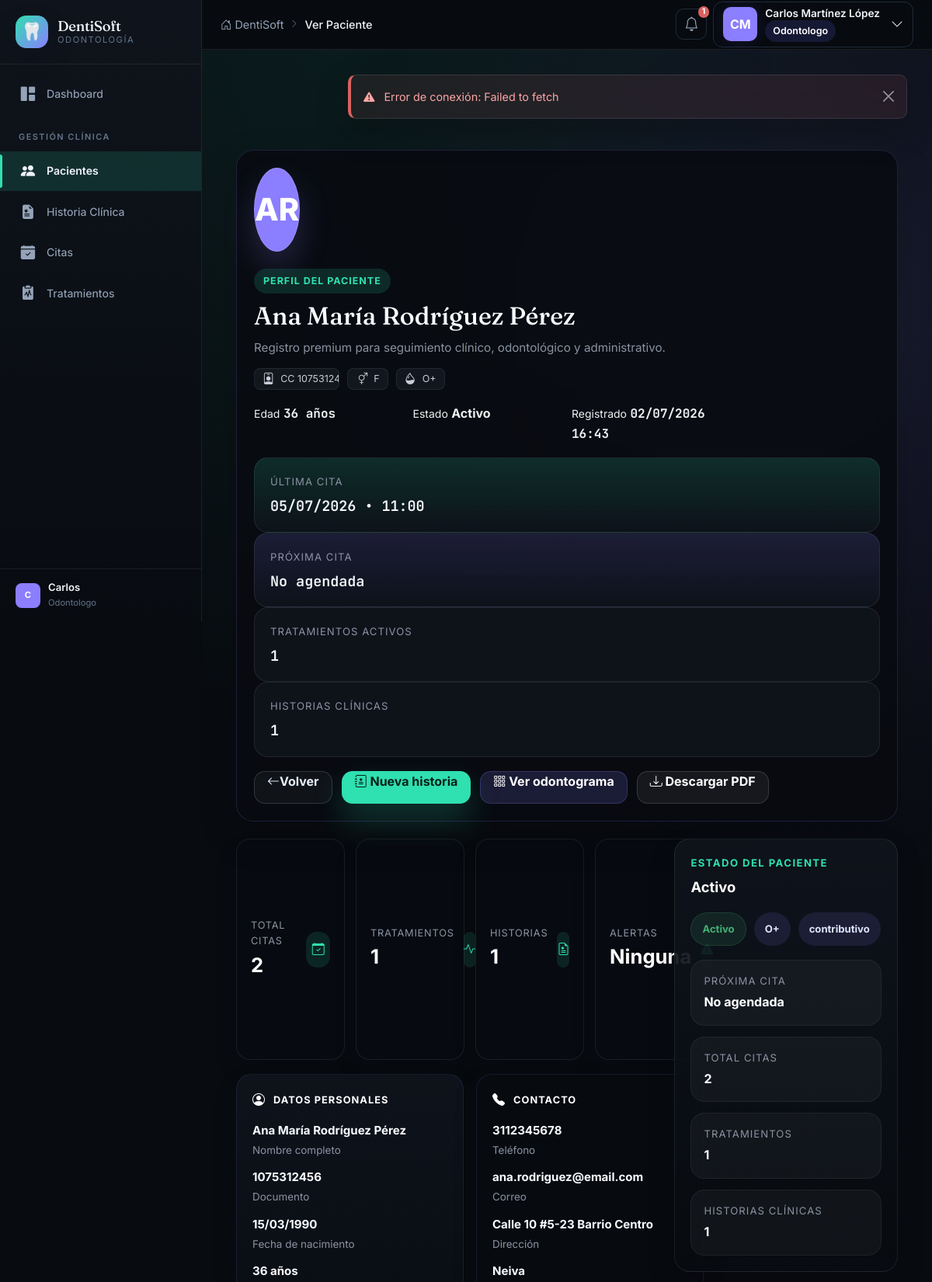
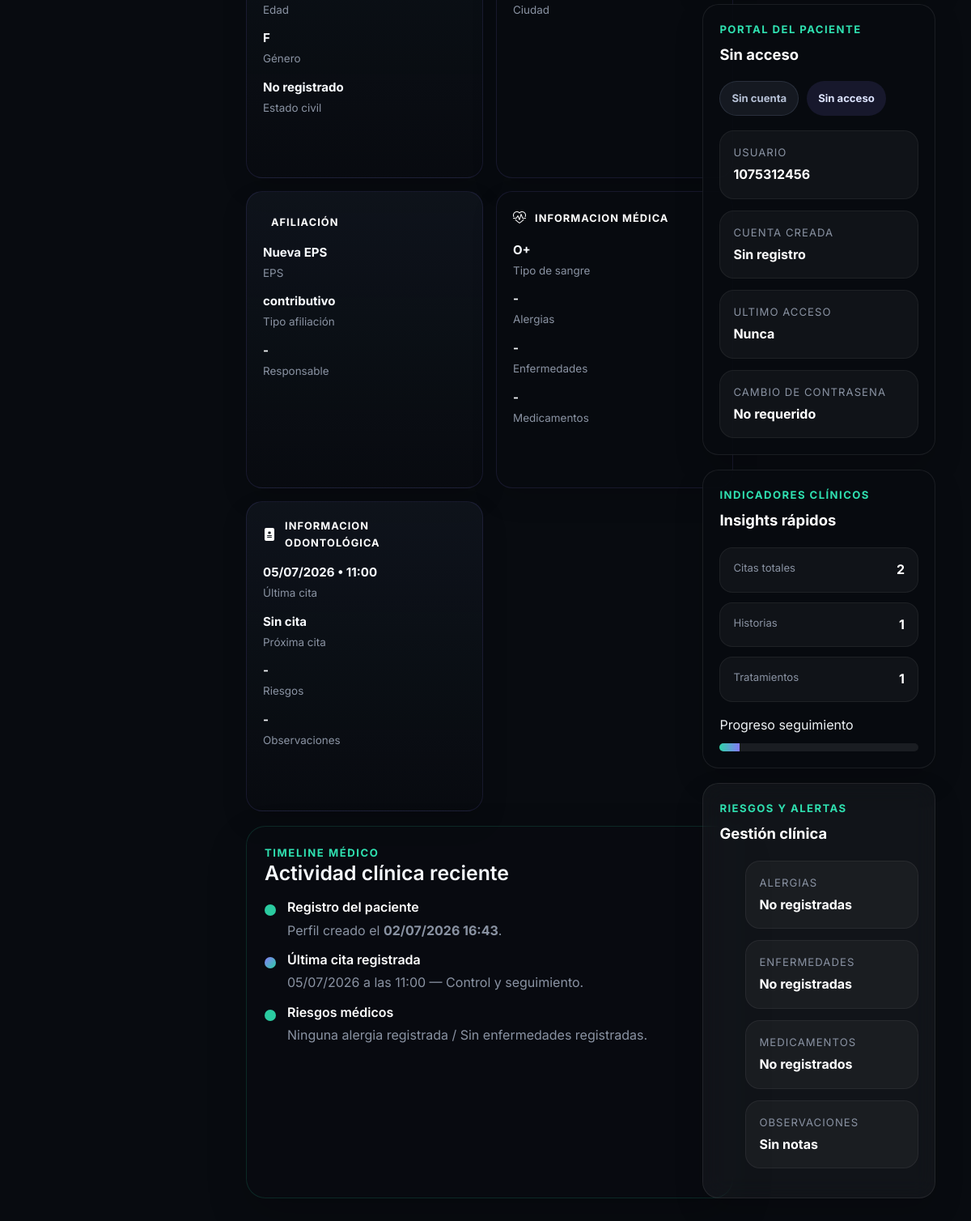
The app's page /modules/pacientes/ver.php?id=1 (signed in) with its own data (2 pictures, top to bottom).
### tables this page shows
CREATE TABLE IF NOT EXISTS pacientes (
    id INT AUTO_INCREMENT PRIMARY KEY,
    numero_documento VARCHAR(20) NOT NULL UNIQUE,
    tipo_documento ENUM('CC','TI','CE','PAS','RC') DEFAULT 'CC',
    nombre VARCHAR(100) NOT NULL,
    apellido VARCHAR(100) NOT NULL,
    fecha_nacimiento DATE,
    genero ENUM('M','F','Otro'),
    telefono VARCHAR(20),
    email VARCHAR(150),
    direccion TEXT,
    ciudad VARCHAR(100) DEFAULT 'Neiva',
    eps VARCHAR(100),
    tipo_afiliacion ENUM('contributivo','subsidiado','particular','otro') DEFAULT 'particular',
    grupo_sanguineo VARCHAR(5),
    estado ENUM('activo','inactivo') DEFAULT 'activo',
    created_at TIMESTAMP DEFAULT CURRENT_TIMESTAMP,
    updated_at TIMESTAMP DEFAULT CURRENT_TIMESTAMP ON UPDATE CURRENT_TIMESTAMP
);

CREATE TABLE IF NOT EXISTS citas (
    id INT AUTO_INCREMENT PRIMARY KEY,
    paciente_id INT NOT NULL,
    odontologo_id INT NOT NULL,
    plan_id INT,
    sesion_id INT,
    fecha DATE NOT NULL,
    hora_inicio TIME NOT NULL,
    hora_fin TIME NOT NULL,
    motivo TEXT,
    estado ENUM('pendiente','confirmada','atendida','cancelada','no_asistio') DEFAULT 'pendiente',
    recordatorio_enviado BOOLEAN DEFAULT FALSE,
    notas TEXT,
    created_by INT,
    created_at TIMESTAMP DEFAULT CURRENT_TIMESTAMP,
    updated_at TIMESTAMP DEFAULT CURRENT_TIMESTAMP ON UPDATE CURRENT_TIMESTAMP,
    FOREIGN KEY (paciente_id) REFERENCES pacientes(id),
    FOREIGN KEY (odontologo_id) REFERENCES usuarios(id),
    FOREIGN KEY (created_by) REFERENCES usuarios(id)
);

### modules/pacientes/ver.php (the view, shortened to what the rows shown need)
<?php
$pacienteId = filter_input(INPUT_GET, 'id', FILTER_VALIDATE_INT);
$paciente = [];
$citasRecientes = [];
try {
    $db = getDB();
    $stmt = $db->prepare("
        SELECT
            p.*,
            pa.id AS portal_acceso_id,
            pa.usuario_documento AS portal_usuario_documento,
            pa.estado AS portal_estado,
            pa.debe_cambiar_password AS portal_debe_cambiar_password,
            pa.ultimo_acceso AS portal_ultimo_acceso,
            pa.created_at AS portal_created_at
        FROM pacientes p
        LEFT JOIN paciente_accesos pa ON pa.paciente_id = p.id
        WHERE p.id = :id
        LIMIT 1
    ");
    $stmt->execute([':id' => $pacienteId]);
    $paciente = $stmt->fetch();
    $citasRecientesStmt = $db->prepare("SELECT fecha, hora_inicio, estado, motivo FROM citas WHERE paciente_id = :id ORDER BY fecha DESC, hora_inicio DESC LIMIT 4");
    $citasRecientesStmt->execute([':id' => $pacienteId]);
    $citasRecientes = $citasRecientesStmt->fetchAll();
} catch (PDOException $e) {
    error_log(sprintf('Pacientes Ver carga error [%s]: %s', $e->getCode(), $e->getMessage()));
    $pageError = 'No se pudieron cargar los datos del paciente. Intenta recargar la página o vuelve a la lista.';
    $paciente = [];
    $citasRecientes = [];
    $nextCita = null;
    $stats = [];
}
function h(string $value = ''): string {
    return htmlspecialchars($value, ENT_QUOTES, 'UTF-8');
}
function formatDate(string $value = null, string $fallback = 'No registrado'): string {
    if (!$value) {
        return $fallback;
    }
    $timestamp = strtotime($value);
    return $timestamp ? date('d/m/Y H:i', $timestamp) : $fallback;
}
function calculateAge(?string $birthDate): string {
    try {
        $birth = new DateTime($birthDate);
        $diff = $birth->diff(new DateTime());
        return $diff->y . ' años';
    } catch (Exception $e) {
        return 'Edad no registrada';
    }
}
function getInitials(string $first, string $last): string {
    return strtoupper(mb_substr(trim($first), 0, 1) . mb_substr(trim($last), 0, 1));
}
$pacienteNombre = trim(($paciente['nombre'] ?? '') . ' ' . ($paciente['apellido'] ?? ''));
$pacienteInitials = getInitials($paciente['nombre'] ?? '', $paciente['apellido'] ?? '');
$edad = calculateAge($paciente['fecha_nacimiento'] ?? '');
$registroFecha = formatDate($paciente['created_at'] ?? $paciente['fecha_registro'] ?? null, 'No registrado');
$estadoOpciones = [
    'activo' => 'Activo',
    'inactivo' => 'Inactivo',
    'suspendido' => 'Suspendido',
];
$estadoActual = strtolower(trim((string) ($paciente['estado'] ?? 'activo')));
$estadoPaciente = $estadoOpciones[$estadoActual];
$tipoSangre = trim($paciente['grupo_sanguineo'] ?? '') ?: 'N/D';
$direccion = trim($paciente['direccion'] ?? '') ?: 'No registrado';
$ciudad = trim($paciente['ciudad'] ?? '') ?: 'No registrado';
$tipoAfiliacion = trim($paciente['tipo_afiliacion'] ?? '') ?: 'No registrado';
$ultimaCita = $citasRecientes[0] ?? null;
$ultimaCitaLabel = $ultimaCita ? (h(date('d/m/Y', strtotime($ultimaCita['fecha']))) . ' • ' . h(substr($ultimaCita['hora_inicio'], 0, 5))) : 'Sin registros';
?>
<?php require_once __DIR__ . '/../../includes/header.php'; ?>
<div class="container-fluid py-4 pacientes-page">
    <section class="patient-hero-card">
        <div class="patient-hero-body">
            <div class="patient-hero-profile">
                <div class="patient-avatar patient-avatar-xl"><?= h($pacienteInitials ?: 'PT') ?></div>
                <div class="patient-hero-info">
                    <span class="patient-kicker">Perfil del paciente</span>
                    <h1><?= h($pacienteNombre ?: 'Paciente sin nombre') ?></h1>
                    <p class="patient-description">Registro premium para seguimiento clínico, odontológico y administrativo.</p>
                    <div class="patient-hero-tags">
                        <span class="patient-chip"><i class="bi bi-person-badge"></i><?= h($paciente['tipo_documento'] ?? '-') ?> <?= h($paciente['numero_documento'] ?? '-') ?></span>
                        <span class="patient-chip"><i class="bi bi-gender-ambiguous"></i><?= h($paciente['genero'] ?? 'No definido') ?></span>
                        <span class="patient-chip"><i class="bi bi-droplet-half"></i><?= h($tipoSangre) ?></span>
                    </div>
                    <div class="patient-hero-stats">
                        <div>
                            <small>Edad</small>
                            <strong class="mono"><?= h($edad) ?></strong>
                        </div>
                        <div>
                            <small>Estado</small>
                            <strong><?= h($estadoPaciente) ?></strong>
                        </div>
                        <div>
                            <small>Registrado</small>
                            <strong class="mono"><?= h($registroFecha) ?></strong>
                        </div>
                    </div>
                </div>
            </div>
            <div class="patient-hero-counters">
                <article class="patient-hero-counter patient-counter-accent">
                    <span>Última cita</span>
                    <strong><?= $ultimaCitaLabel ?></strong>
                </article>
            </div>
        </div>
    </section>
    <div class="patient-grid-layout">
        <main class="patient-main-column">
            <section class="patient-info-grid">
                <article class="patient-info-card patient-info-card-alt">
                    <ul>
                        <li><strong><?= h($pacienteNombre) ?></strong><span>Nombre completo</span></li>
                        <li><strong><?= h($paciente['numero_documento'] ?? '-') ?></strong><span>Documento</span></li>
                        <li><strong><?= h(!empty($paciente['fecha_nacimiento'] ?? '') ? date('d/m/Y', strtotime($paciente['fecha_nacimiento'])) : '-') ?></strong><span>Fecha de nacimiento</span></li>
                        <li><strong><?= h($edad) ?></strong><span>Edad</span></li>
                        <li><strong><?= h($paciente['genero'] ?? '-') ?></strong><span>Género</span></li>
                    </ul>
                </article>
                <article class="patient-info-card">
                    <ul>
                        <li><strong><?= h($paciente['telefono'] ?? '-') ?></strong><span>Teléfono</span></li>
                        <li><strong><?= h($paciente['email'] ?? '-') ?></strong><span>Correo</span></li>
                        <li><strong><?= h($direccion) ?></strong><span>Dirección</span></li>
                        <li><strong><?= h($ciudad) ?></strong><span>Ciudad</span></li>
                    </ul>
                </article>
                <article class="patient-info-card patient-info-card-alt">
                    <ul>
                        <li><strong><?= h($paciente['eps'] ?? '-') ?></strong><span>EPS</span></li>
                        <li><strong><?= h($tipoAfiliacion) ?></strong><span>Tipo afiliación</span></li>
                    </ul>
                </article>
                <article class="patient-info-card">
                    <ul>
                        <li><strong><?= h($tipoSangre) ?></strong><span>Tipo de sangre</span></li>
                    </ul>
                </article>
                <article class="patient-info-card patient-info-card-alt">
                    <ul>
                        <li><strong><?= $ultimaCitaLabel ?></strong><span>Última cita</span></li>
                    </ul>
                </article>
            </section>
            <section class="patient-timeline-card">
                <div class="patient-section-header">
                    <div>
                        <h2>Actividad clínica reciente</h2>
                    </div>
                </div>
                <div class="patient-timeline-list">
                    <article class="timeline-item">
                        <div>
                            <p>Perfil creado el <strong><?= h(formatDate($paciente['created_at'] ?? null, 'No registrado')) ?></strong>.</p>
                        </div>
                    </article>
                    <?php if ($ultimaCita): ?>
                        <article class="timeline-item">
                            <span class="timeline-step timeline-step-accent"></span>
                            <div>
                                <h3>Última cita registrada</h3>
                                <p><?= h(date('d/m/Y', strtotime($ultimaCita['fecha']))) ?> a las <?= h(substr($ultimaCita['hora_inicio'], 0, 5)) ?> — <?= h($ultimaCita['motivo'] ?? 'Sin motivo registrado') ?>.</p>
                            </div>
                        </article>
                    <?php endif; ?>
                </div>
            </section>
        </main>
        <aside class="patient-side-panel">
            <section class="patient-panel patient-panel-highlight">
                <div class="patient-panel-header">
                    <span>Estado del paciente</span>
                    <strong><?= h($estadoPaciente) ?></strong>
                </div>
                <div class="patient-panel-badges">
                    <span class="status-badge status-badge-<?= h($estadoActual) ?>"><?= h($estadoPaciente) ?></span>
                    <span class="status-badge status-badge-soft"><?= h($tipoSangre) ?></span>
                    <span class="status-badge status-badge-soft"><?= h($paciente['tipo_afiliacion'] ?? 'Sin afiliación') ?></span>
                </div>
            </section>
            <section class="patient-panel">
                <div class="patient-panel-list">
                    <div><span>Usuario</span><strong><?= h($paciente['portal_usuario_documento'] ?? $paciente['numero_documento'] ?? '-') ?></strong></div>
                </div>
            </section>
        </aside>
    </div>
</div>
<?php require_once __DIR__ . '/../../includes/footer.php'; ?>

### records on screen
pacientes: nombre+apellido "AR", nombre+apellido "Ana María Rodríguez Pérez", tipo_documento "CC", numero_documento "1075…", genero "F", grupo_sanguineo "O+", fecha_nacimiento "36 años", estado "Activo", created_at "02/07/2026 16:43", pacienteNombre "Ana María Rodríguez Pérez", numero_documento "1075312456", fecha_nacimiento "15/03/1990", telefono "3112345678", email "ana.rodriguez@email.com", direccion "Calle 10 #5-23 Barrio Centro", ciudad "Neiva", eps "Nueva EPS", tipo_afiliacion "contributivo"
citas: ultimaCitaLabel "05/07/2026 • 11:00", fecha "05/07/2026", hora_inicio "11:00", motivo "Control y seguimiento"

### other values on screen
APP_NAME "DentiSoft"
$paginaTitulo "Ver Paciente"
$totalNotificaciones "1"
$usuario['nombre'] . ' ' . $usuario['apellido'] "Carlos Martínez López"
$usuario['rol'] "Odontologo"
mb_substr($usuario['nombre'], 0, 1) "C"
$usuario['nombre'] "Carlos"
$proximaCitaLabel "No agendada"
$estadisticas['tratamientos_activos'] "1"
$estadisticas['historias_clinicas'] "1"
$estadisticas['total_citas'] "2"
$estadoCivil "No registrado"
$paciente['responsable'] "-"
$paciente['alergias'] "-"
$paciente['enfermedades'] "-"
